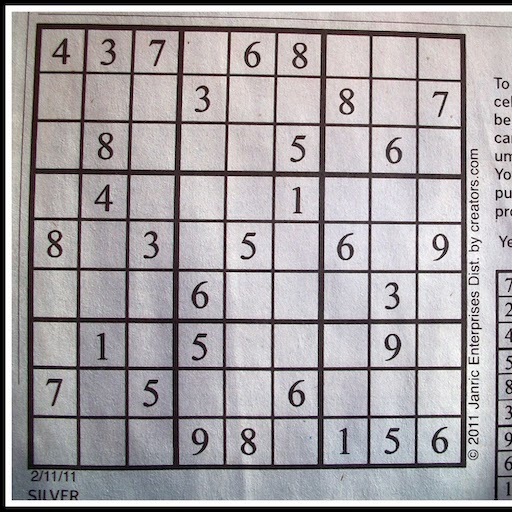
#> input picture sudoku_cpp/computer_vision/newspaper_picture/newspaper2.jpg, 512 x 512 px
$ jupyter execute 'Edge Detection.ipynb'
#> lines starting #> are read from the running program, lines starting #| are printed output that depends on the picture; after the words box and inside, x2 and y2 are one past the last pixel; in counts of white or black regions, pixels touching at a corner belong together
[cell 1]
# Based on https://docs.opencv.org/3.1.0/da/d22/tutorial_py_canny.html

import cv2
import numpy as np
from IPython.display import clear_output, Image, display
from io import BytesIO
import PIL.Image

def showarray(a, fmt='jpeg'):
    a = np.uint8(np.clip(a, 0, 255))
    f = BytesIO()
    PIL.Image.fromarray(a).save(f, fmt)
    display(Image(data=f.getvalue()))

[cell 2]
# Try Canny edge detection with no pre-filtering
img = cv2.imread("newspaper2.jpg")
#> img is the input picture: shape (512, 512, 3); mean B, G, R 163.1, 160.2, 164.9
showarray(img)
edges = cv2.Canny(img, 200,400)
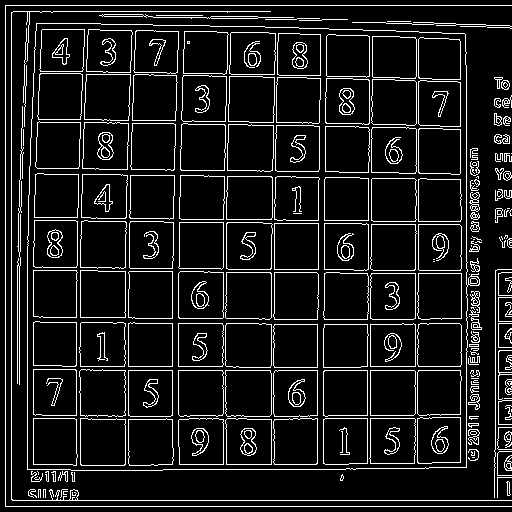
#> edges: shape (512, 512); 10.4% white in thin lines or dots
showarray(edges)

[cell 3]
# Canny edge detection with bilateral filtering
img = cv2.imread("newspaper2.jpg")
showarray(img)
blur = cv2.bilateralFilter(img,9,150,150)
edges = cv2.Canny(blur,100,200)
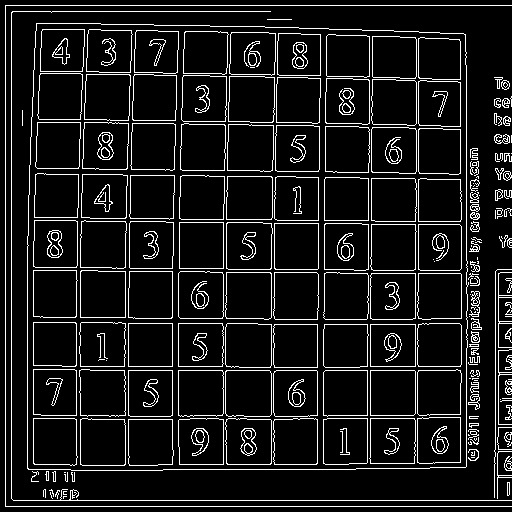
#> edges: shape (512, 512); 9.7% white in thin lines or dots
showarray(edges)

[cell 4]
# Canny edge detection with downsampling then bilateral filtering first
img = cv2.imread("newspaper2.jpg")
showarray(img)
downsampled = cv2.pyrDown(img, dstsize=(img.shape[0]//2, img.shape[1]//2))
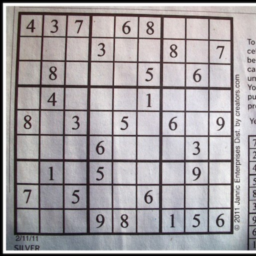
#> downsampled: shape (256, 256, 3); mean B, G, R 163, 160.1, 164.8
downsampled = cv2.pyrUp(downsampled, dstsize=(downsampled.shape[0]*2, downsampled.shape[1]*2))
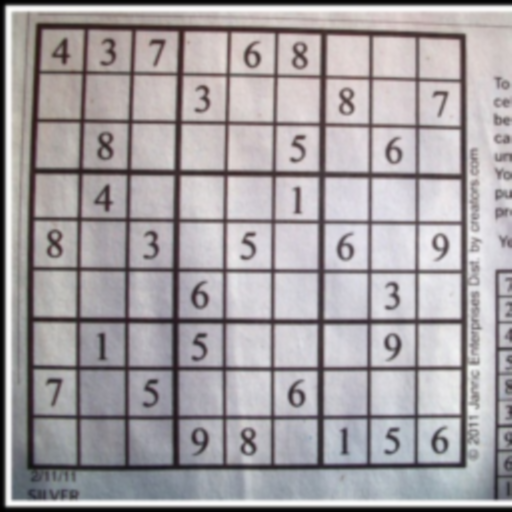
#> downsampled: shape (512, 512, 3); mean B, G, R 163.2, 160.3, 165
blur = cv2.bilateralFilter(downsampled,9,150,150)
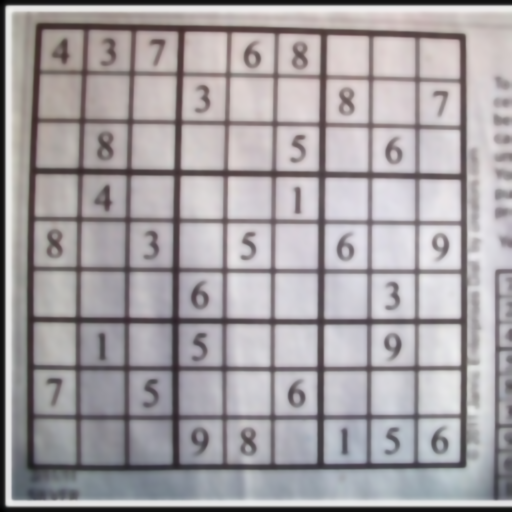
#> blur: shape (512, 512, 3); mean B, G, R 163.5, 160.6, 165.3
edges = cv2.Canny(blur,100,200)
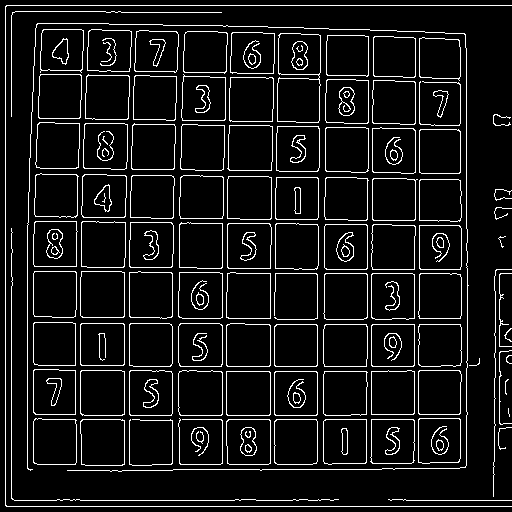
#> edges: shape (512, 512); 8.5% white in thin lines or dots
showarray(edges)

[cell 5]
# Canny edge detection with downsampling then gaussian filtering first
img = cv2.imread("newspaper2.jpg")
showarray(img)
downsampled = cv2.pyrDown(img, dstsize=(img.shape[0]//2, img.shape[1]//2))
downsampled = cv2.pyrUp(downsampled, dstsize=(downsampled.shape[0]*2, downsampled.shape[1]*2))
blur = cv2.GaussianBlur(img,(5,5),0)
edges = cv2.Canny(blur,100,200)
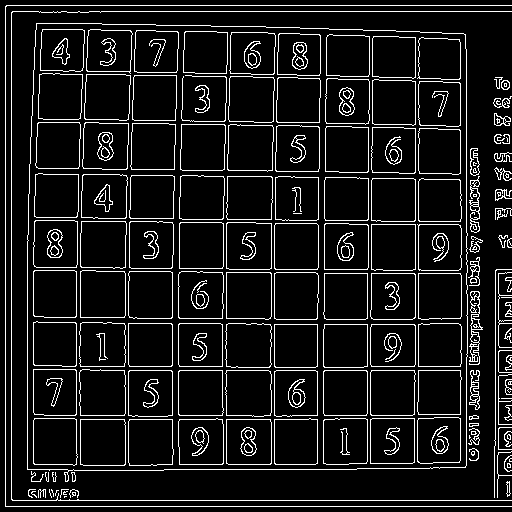
#> edges: shape (512, 512); 9.9% white in thin lines or dots
showarray(edges)

[cell 6]
# Same as above, but add dilation and errosion
# Canny edge detection with downsampling then gaussian filtering first
img = cv2.imread("newspaper2.jpg")
showarray(img)
downsampled = cv2.pyrDown(img, dstsize=(img.shape[0]//2, img.shape[1]//2))
downsampled = cv2.pyrUp(downsampled, dstsize=(downsampled.shape[0]*2, downsampled.shape[1]*2))
blur = cv2.GaussianBlur(img,(5,5),0)
edges = cv2.Canny(blur,100,200)
dilate_kernel = np.ones((3,3),np.uint8)
erode_kernel = np.ones((5,5),np.uint8)
dilate = cv2.dilate(edges, dilate_kernel, iterations=3)
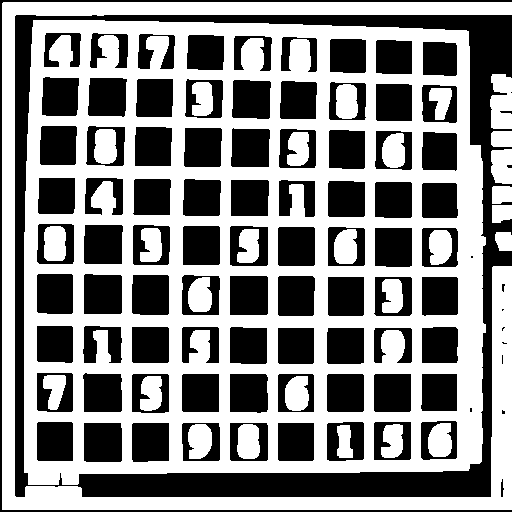
#> dilate: shape (512, 512); 53.7% white; 95 black regions (10 under 20 px), largest, box (x1, y1, x2, y2) and area: (15, 15, 512, 497) 27065, (0, 0, 512, 512) 3065, (84, 274, 122, 314) 1488
erode = cv2.erode(dilate, dilate_kernel, iterations=2)
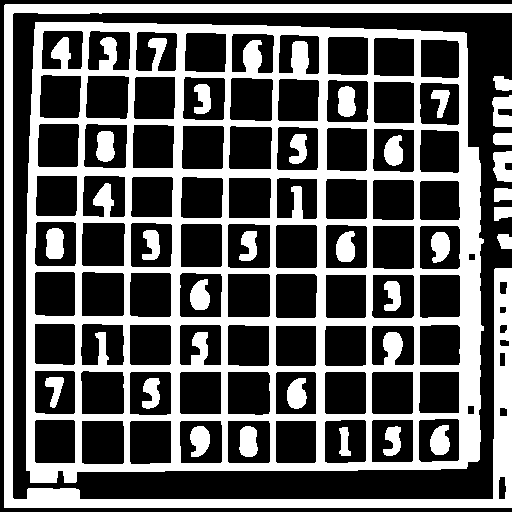
#> erode: shape (512, 512); 36.9% white; 30 white regions, largest, box (x1, y1, x2, y2) and area: (26, 22, 484, 483) 68170, (4, 4, 512, 508) 17895, (46, 228, 64, 259) 500
showarray(erode)
